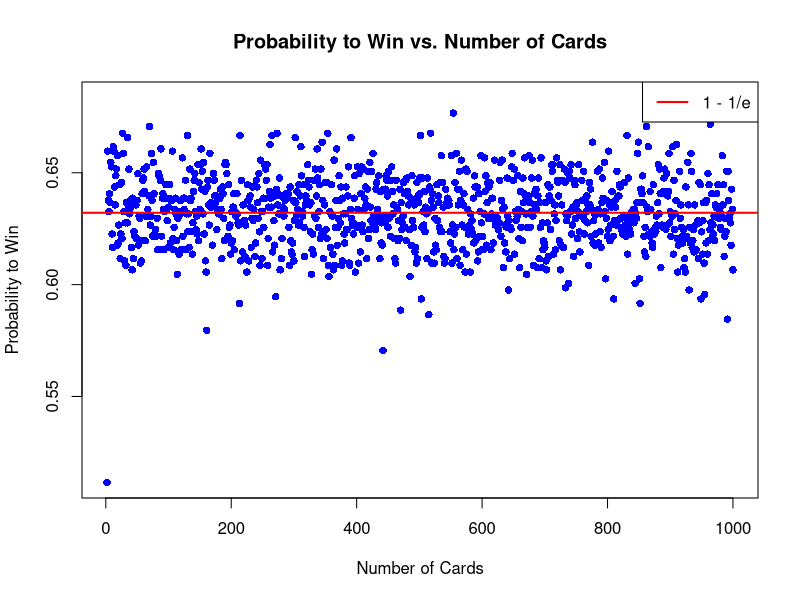

The R script that drew this image:
## ---- chunk 1
montmort <- function(n_cards, n_sim) {
  
  # Label n cards
  cards <- 1:n_cards
  
  # Create empty matrix to store simulations
  store_matrix <- matrix(0, nrow = n_cards, ncol = n_sim)
  
  # Fill the first column with the unshuffled deck
  store_matrix[, 1] <- cards
  
  # Fill the matrix by shuffling the deck
  for (i in 2:n_sim) {
    store_matrix[, i] <- sample(cards)
  }
  
  # Check the winning rate
  counter <- numeric(n_sim - 1)
  
  for (i in 2:n_sim) {
    if (any(store_matrix[, 1] == store_matrix[, i])) { # At least one match
      counter[i - 1] <- 1
    }
  }
  
  # Calculate the winning probability
  prob <- mean(counter)
  prob
}

#--------------------------------

# Test
# lets do a graph with different number of cards (from 2 to 1000)
n = seq(from = 2, to = 1000, by = 1)
p = sapply(n, function(x) montmort(x, 1000))

plot(n, p, type = "p", col = "blue", pch = 16, xlab = "Number of Cards", ylab = "Probability to Win")
title("Probability to Win vs. Number of Cards")
abline(h = 1 - 1/exp(1), col = "red", lwd = 2)
legend("topright", legend = "1 - 1/e", col = "red", lwd = 2)
